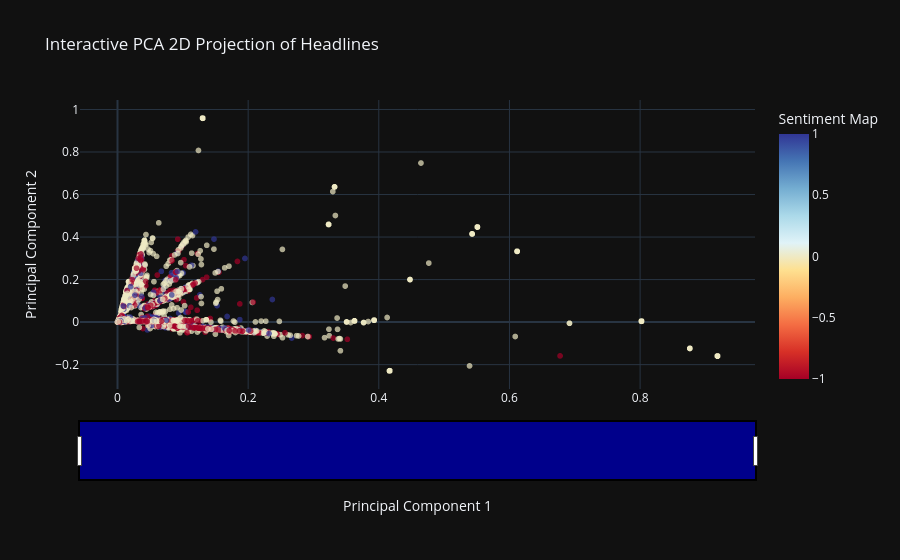

Here is the notebook cell this chart was saved with:
### Code cell
# 3. PCA 2D scatter by sentiment (Upgraded with Slider & Continuous Color Scale)
import plotly.express as px
import pandas as pd

# Map the text labels to numerical scores so we can use a continuous color gradient
sentiment_map = {'negative': -1, 'neutral': 0, 'positive': 1}
numeric_sent = y_train.map(sentiment_map)

fig = px.scatter(
    x=X_train_pca[:, 0], y=X_train_pca[:, 1], 
    color=numeric_sent, opacity=0.7,
    # This matching color scale automatically renders -1 as Red, 0 as Yellow, 1 as Green
    # color_continuous_scale='Bluered_r',
    color_continuous_scale=[[0.0, "rgb(165,0,38)"],
                [0.1111111111111111, "rgb(215,48,39)"],
                [0.2222222222222222, "rgb(244,109,67)"],
                [0.3333333333333333, "rgb(253,174,97)"],
                [0.4444444444444444, "rgb(254,224,144)"],
                [0.5555555555555556, "rgb(224,243,248)"],
                [0.6666666666666666, "rgb(171,217,233)"],
                [0.7777777777777778, "rgb(116,173,209)"],
                [0.8888888888888888, "rgb(69,117,180)"],
                [1.0, "rgb(49,54,149)"]], 
    range_color=[-1, 1],
    labels={'x': 'Principal Component 1', 'y': 'Principal Component 2', 'color': 'Sentiment Intensity'},
    title='Interactive PCA 2D Projection of Headlines',
    template='plotly_dark'
)

# Add an interactive zooming slider beneath the chart
# Add an interactive zooming slider with a high-visibility colour scheme!
fig.update_xaxes(
    rangeslider=dict(
        visible=True,
        bgcolor='darkblue',          # Lighter dark-grey track
        bordercolor='black',         # Cyan glowing border
        borderwidth=2
    )
)

fig.update_layout(coloraxis_colorbar=dict(title="Sentiment Map"))

fig.show()

### Figure 1 — Plotly figure (JSON) as saved in the notebook; plotly's stock layout.template omitted (floating-point values rounded to 4 significant figures; data arrays with more than 128 entries replaced by an {"elided": "..."} marker saying what was removed)
{"data": [{"hovertemplate": "Principal Component 1=%{x}<br>Principal Component 2=%{y}<br>Sentiment Intensity=%{marker.color}<extra></extra>", "legendgroup": "", "marker": {"color": {"elided": "12800 int values"}, "coloraxis": "coloraxis", "opacity": 0.7, "symbol": "circle"}, "mode": "markers", "name": "", "showlegend": false, "type": "scattergl", "x": {"elided": "12800 float values"}, "xaxis": "x", "y": {"elided": "12800 float values"}, "yaxis": "y"}], "layout": {"coloraxis": {"cmax": 1, "cmin": -1, "colorbar": {"title": {"text": "Sentiment Map"}}, "colorscale": [[0, "rgb(165,0,38)"], [0.1111, "rgb(215,48,39)"], [0.2222, "rgb(244,109,67)"], [0.3333, "rgb(253,174,97)"], [0.4444, "rgb(254,224,144)"], [0.5556, "rgb(224,243,248)"], [0.6667, "rgb(171,217,233)"], [0.7778, "rgb(116,173,209)"], [0.8889, "rgb(69,117,180)"], [1, "rgb(49,54,149)"]]}, "legend": {"tracegroupgap": 0}, "title": {"text": "Interactive PCA 2D Projection of Headlines"}, "xaxis": {"anchor": "y", "domain": [0, 1], "rangeslider": {"bgcolor": "darkblue", "bordercolor": "black", "borderwidth": 2, "visible": true}, "title": {"text": "Principal Component 1"}}, "yaxis": {"anchor": "x", "domain": [0, 1], "title": {"text": "Principal Component 2"}}}}
